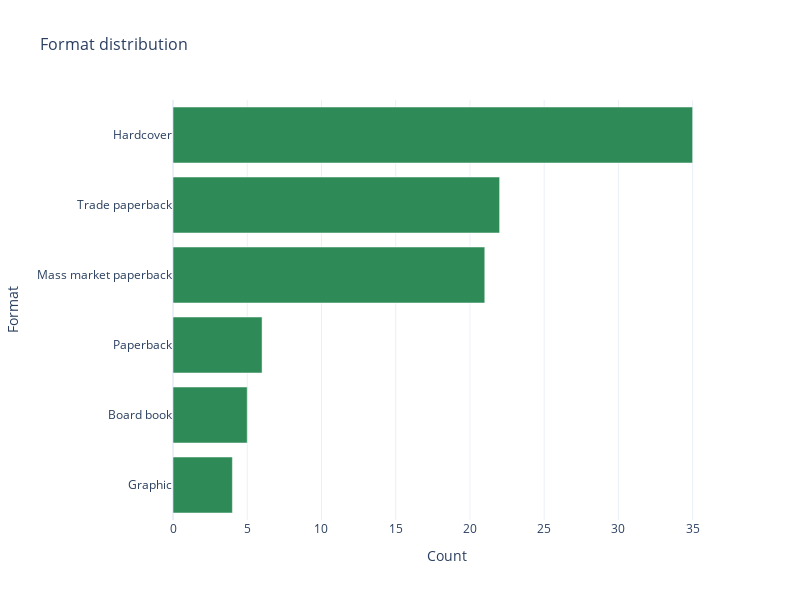

The cell this chart's notebook holds for it:
### Markdown cell above
### 4.2.3 Format distribution

### Code cell
create_horizontal_bar_plot(sales_total, 'format')

### Figure 1 — Plotly figure (JSON) as saved in the notebook; plotly's stock layout.template omitted (floating-point values rounded to 4 significant figures)
{"data": [{"alignmentgroup": "True", "hovertemplate": "Count=%{x}<br>Format=%{y}<extra></extra>", "legendgroup": "", "marker": {"color": "seagreen", "pattern": {"shape": ""}}, "name": "", "offsetgroup": "", "orientation": "h", "showlegend": false, "textposition": "auto", "type": "bar", "x": [4, 5, 6, 21, 22, 35], "xaxis": "x", "y": ["Graphic", "Board book", "Paperback", "Mass market paperback", "Trade paperback", "Hardcover"], "yaxis": "y"}], "layout": {"barmode": "relative", "height": 600, "legend": {"tracegroupgap": 0}, "title": {"font": {"size": 16}, "text": "Format distribution"}, "width": 800, "xaxis": {"anchor": "y", "domain": [0, 1], "title": {"text": "Count"}}, "yaxis": {"anchor": "x", "domain": [0, 1], "title": {"text": "Format"}}}}
